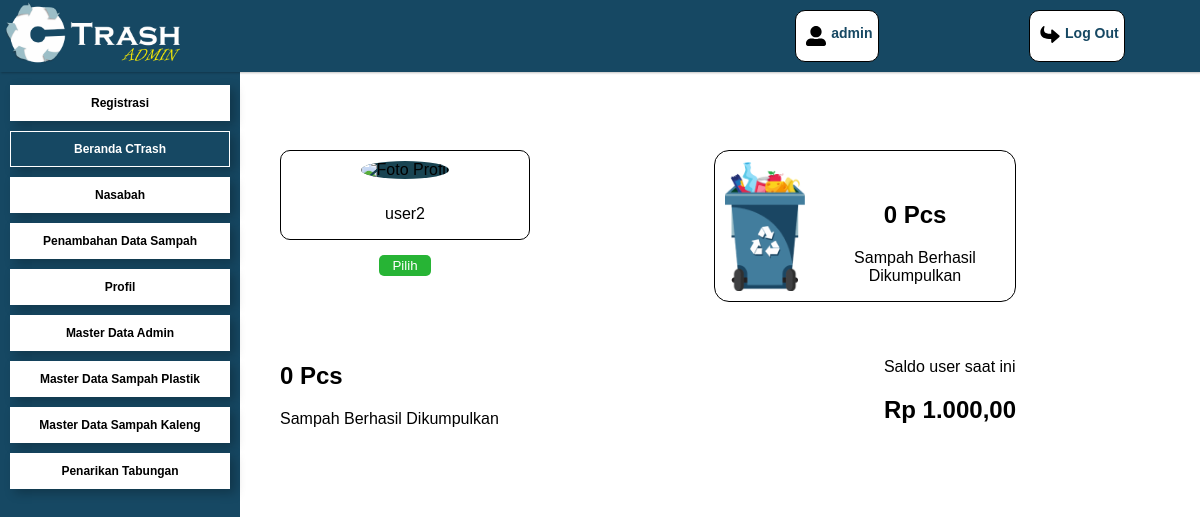
Page /admin/beranda-admin.php (signed in) on the committed database.
### tables this page shows
CREATE TABLE `users` (
  `id` int(11) NOT NULL,
  `nama` varchar(100) NOT NULL,
  `email` varchar(100) NOT NULL,
  `alamat` text NOT NULL,
  `no_hp` varchar(15) NOT NULL,
  `jenis_kelamin` varchar(10) NOT NULL,
  `foto_profil` varchar(255) DEFAULT NULL,
  `tgl_lahir` date NOT NULL,
  `password` varchar(255) NOT NULL,
  `saldo` decimal(10,2) NOT NULL DEFAULT 0.00,
  `is_level` enum('admin','user') NOT NULL,
  `status` varchar(10) NOT NULL DEFAULT 'aktif'
);

### admin/beranda-admin.php (the view, shortened to what this page needs)
<?php
require_once '../daftar/koneksi.php';
$user_id = isset($_GET['id']) ? intval($_GET['id']) : 1;
$sql_user = "SELECT * FROM users WHERE id = $user_id";
$result_user = $conn->query($sql_user);
if ($result_user->num_rows > 0) {
    $user = $result_user->fetch_assoc();
    $foto_profil = empty($user['foto_profil']) ? '../asset/img/default-profile.jpg' : '../uploads/' . $user['foto_profil'];
} else {
    echo "User tidak ditemukan.";
    exit();
}
$sql_sampah = "SELECT SUM(jumlah) AS total_sampah FROM histori_pengumpulan WHERE user_id = $user_id";
$result_sampah = $conn->query($sql_sampah);
if ($result_sampah->num_rows > 0) {
    $data_sampah = $result_sampah->fetch_assoc();
    $total_sampah = $data_sampah['total_sampah'] ? $data_sampah['total_sampah'] : 0;
} else {
    $total_sampah = 0;
}
?>
<!DOCTYPE html>
<html lang="en">
<head>
    <link rel="stylesheet" href="../asset/cssadmin/sidebar.css" />
    <link rel="stylesheet" href="../asset/cssadmin/beranda.css">
</head>
<body>
    <?php require_once '../template/admin/sidebar.php'; ?>
    <div class="container-body">
        <div class="container-flex">
            <div class="body-data-profile">
                <div class="box-profile">
                    <img class="circle" src="<?php echo $foto_profil; ?>" alt="Foto Profil">
                    <p><?php echo htmlspecialchars($user['nama']); ?></p>
                </div>
                <a href="nasabah.php">
                    <button class="btn-pilih">Pilih</button>
                </a>
            </div>
            <div class="body-jumlah-sampah">
                <img src="../asset/img/icon/sampah.png" class="img-sampah" alt="">
                <div class="jumlah-sampah">
                    <h2 class="totalpcs"><?php echo $total_sampah; ?> Pcs</h2>
                    <p>Sampah Berhasil Dikumpulkan</p>
                </div>
            </div>
        </div>
        <div class="container-flexs">
            <div class="data-sampah-dikumpulkan">
                <div class="detail-data-sampah">
                    <h2><?php echo $total_sampah; ?> Pcs</h2>
                    <p>Sampah Berhasil Dikumpulkan</p>
                </div>
            </div>
            <div class="data-saldo">
                <div class="detail-saldo">
                    <p>Saldo user saat ini</p>
                    <h2>Rp <?php echo number_format($user['saldo'], 2, ',', '.'); ?></h2>
                </div>
            </div>
        </div>
    </div>
</body>
</html>

### template/admin/sidebar.php (shortened to what this page needs)
<?php
$current_page = basename($_SERVER['PHP_SELF']);
require_once "../daftar/koneksi.php";
$id_pengguna = $_SESSION['id'];
$sql = "SELECT nama FROM users WHERE id = $id_pengguna";
$result = mysqli_query($conn, $sql);
$row = mysqli_fetch_assoc($result);
$nama_pengguna = $row['nama'];
?>
<!DOCTYPE html>
<html lang="en">
<head>
    <link rel="stylesheet" href="../asset/cssadmin/sidebar.css">
</head>
<body>
    <nav class="navbar">
        <img src="../asset/img/ctrah-amdnim.png" alt="Logo" width="175px" height="66px" />
        <div class="navbar-nav">
            <span>
                <p><?php echo $nama_pengguna; ?></p>
            </span>
            <a href="logout.php">
                <p>Log Out</p>
            </a>
        </div>
    </nav>
    <div class="sidebar">
        <a class="<?php echo $current_page == 'registrasi.php' ? 'color' : ''; ?>"
            href="../admin/registrasi.php">Registrasi</a>
        <a class="<?php echo $current_page == 'beranda-admin.php' ? 'color' : ''; ?>"
            href="../admin/beranda-admin.php">Beranda CTrash</a>
        <a class="<?php echo $current_page == 'nasabah.php' ? 'color' : ''; ?>" href="../admin/nasabah.php">Nasabah</a>
        <a class="<?php echo $current_page == 'penambahan-data-sampah.php' ? 'color' : ''; ?>"
            href="../admin/penambahan-data-sampah.php">Penambahan Data Sampah</a>
        <a class="<?php echo $current_page == 'profile.php' ? 'color' : ''; ?>" href="../admin/profile.php">Profil</a>
        <a class="<?php echo $current_page == 'master-data-admin.php' ? 'color' : ''; ?>"
            href="../admin/master-data-admin.php">Master Data Admin</a>
        <a class="<?php echo $current_page == 'master-data-plastik.php' ? 'color' : ''; ?>"
            href="../admin/master-data-plastik.php">Master Data Sampah Plastik</a>
        <a class="<?php echo $current_page == 'master-data-kaleng.php' ? 'color' : ''; ?>"
            href="../admin/error.html">Master Data Sampah Kaleng</a>
        <a class="<?php echo $current_page == 'penarikan-tabungan.php' ? 'color' : ''; ?>"
            href="../admin/penarikan-tabungan.php">Penarikan Tabungan</a>
    </div>
</body>
</html>

### asset/cssadmin/sidebar.css (style rules this page uses)
:root { --biru-gelap: #164863; --biru: #164863; --biru-terang: #9bbec8; --putih: #fff; --abu-abu: #687780; --hitam: #000; --font-family: 'Poppins', sans-serif; --font-bold: 700; --font-normal: 200; --font-size-title: clamp(30px, 3.5vw, 6rem); }
body { list-style: none; border: none; margin: 0; font-family: 'Poppins', sans-serif; }
.navbar { display: flex; justify-content: space-between; width: 100%; top: 0; left: 0; right: 0; z-index: 99; position: fixed; background-color: var(--biru); box-shadow: 1px 1px 2px rgba(0, 0, 0, 25%); }
.navbar img { padding-left: 5px; }
.navbar-nav { padding: 10px 0; display: flex; width: 40%; justify-content: space-around; }
.navbar-nav a { display: flex; list-style: none; text-decoration: none; border: 1px solid black; font-size: 14px; font-weight: 700; color: var(--biru-gelap); padding: 0 5px; border-radius: 10px; background-color: var(--putih); }
.navbar-nav span { font-weight: var(--font-bold); display: flex; padding: 0 5px; font-size: 14px; color: var(--biru-gelap); border-radius: 10px; border: 1px solid black; background-color: var(--putih); }
.navbar-nav span svg { margin: 15px 0; width: 30px; }
.navbar-nav a svg { margin: 15px 0; width: 30px; }
.sidebar { position: fixed; width: 220px; background-color: #164863; padding: 10px; margin-top: 70px; flex-shrink: 0; display: flex; flex-direction: column; min-height: calc(100vh - 70px); }
.sidebar a { list-style: none; border: none; text-decoration: none; background-color: var(--putih); text-align: center; cursor: pointer; margin: 5px 0; color: var(--hitam); font-family: 'Poppins', sans-serif; font-weight: 700; font-size: 12px; font-weight: 700; box-shadow: 5px 4px 10px rgba(0, 0, 0, 0.25); padding: 10px; border: 1px solid var(--putih); }
.sidebar a.color { color: var(--putih); background-color: #164863; border: 1px solid var(--putih); }

### asset/cssadmin/beranda.css (style rules this page uses)
:root { --biru-gelap: #164863; --biru: #164863; --biru-terang: #9bbec8; --putih: #fff; --abu-abu: #687780; --hitam: #000; --font-family: 'Poppins', sans-serif; --font-bold: 700; --font-normal: 200; --font-size-title: clamp(30px, 3.5vw, 6rem); --font-size-subtitle: clamp(20px, 3.5vw, 4rem); --font-size-text: clamp(14px, 2.5vw, 1rem); --font-size-small-text: 0.8125rem; }
body { list-style: none; border: none; margin: 0; font-family: 'Poppins'; }
.container-body { margin-left: 280px; padding-top: 150px; }
.container-flex { display: flex; width: 80%; margin-bottom: 40px; justify-content: space-between; }
.body-data-profile { width: 250px; height: 150px; text-align: center; border-radius: 15px; }
.box-profile { margin-bottom: 15px; border-radius: 10px; border: 1px solid var(--hitam); }
.body-data-profile img { width: 50px; height: 50px; background-color: #194452; border-radius: 50%; margin-top: 10px; margin-bottom: 10px; }
.btn-pilih { background-color: #27b435; padding: 3px 13px; border: none; border-radius: 5px; }
.body-jumlah-sampah { display: flex; width: 300px; text-align: center; border: 1px solid #000; border-radius: 15px; }
.body-jumlah-sampah img { padding: 10px; width: 80px; height: 80px; height: auto; }
.jumlah-sampah { margin-top: 30px; }
.container-flexs { display: flex; width: 80%; justify-content: space-between; }
.btn-pilih { color: white; }

### rows in the picture
users: nama "admin"
users: nama "user2", saldo "1.000,00"

### other values in the picture
$total_sampah "0"
